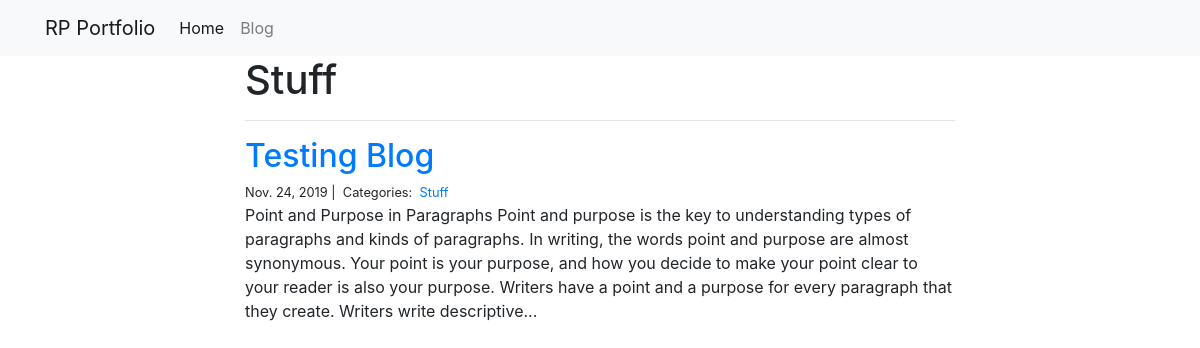
The page /blog/Stuff/ on the database its author committed.
### blog/models.py (models this page shows)
class Category(models.Model):
    name = models.CharField(max_length=20)

class Post(models.Model):
    title = models.CharField(max_length=255)
    body = models.TextField()
    created_on = models.DateTimeField(auto_now_add=True)
    last_modified = models.DateTimeField(auto_now=True)
    categories = models.ManyToManyField("Category", related_name="posts")

### blog/views.py (the view)
# urls.py: path("<category>/", views.blog_category, name="blog_category"),
def blog_category(request, category):
    posts = Post.objects.filter(categories__name__contains=category).order_by(
        "-created_on"
    )
    context = {"category": category, "posts": posts}
    return render(request, "blog_category.html", context)

### blog/templates/blog_category.html
{% extends "base.html" %}
{% block page_content %}
<div class="col-md-8 offset-md-2">
    <h1>{{ category | title }}</h1>
    <hr>
    {% for post in posts %}
        <h2><a href="{% url 'blog_detail' post.pk%}">{{ post.title }}</a></h2>
        <small>
            {{ post.created_on.date }} |&nbsp;
            Categories:&nbsp;
            {% for category in post.categories.all %}
            <a href="{% url 'blog_category' category.name %}">
                {{ category.name }}
            </a>&nbsp;
            {% endfor %}
        </small>
        <p>{{ post.body | slice:":400" }}...</p>
    {% endfor %}
</div>
{% endblock %}

### rows shown on the page
Category: name "Stuff"
Post: title "Testing Blog", created_on "Nov. 24, 2019", body "Point and Purpose in Paragraphs Point and purpose is the key to understanding types of paragraphs and kinds of paragraphs. In writing, the words point and purpose are almost synonymous. Your point is your purpose, and how you decide to make your point clear to your reader is also your purpose. Writers have a point and a purpose for every paragraph that they create. Writers write descriptive"
